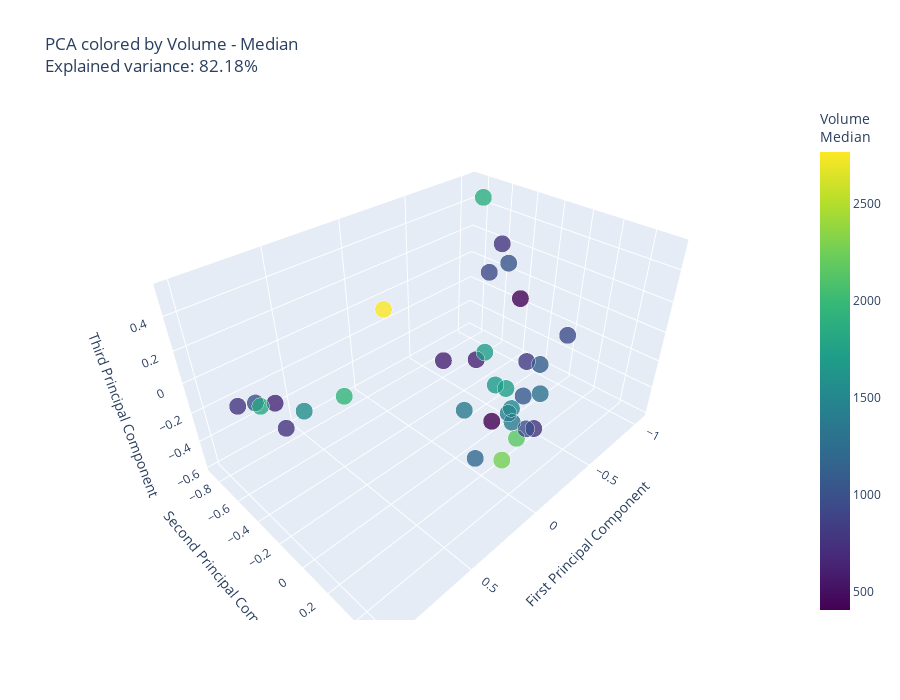

The notebook cell saved with this chart:
### Code cell
# Volume - Median
metric_values = Y[:, 4, 4]
fig = create_pca_plot(metric_values, 'Volume', 'Median', samples, encodings_3d, pca)
print(f"Volume - Median range: {metric_values.min():.4f} to {metric_values.max():.4f}")
fig.show()
